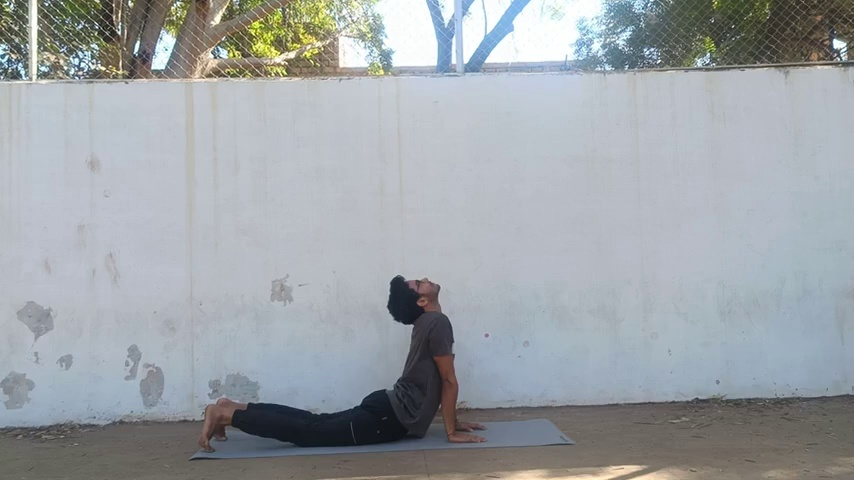
#> input picture YogaAsanaClassification/processed_data/raw_frames/bhujangasan/avg/Copy of VID20250127140611/012.jpg, 854 x 480 px, found by its file name; its folder holds only this picture in this run
$ python resize_normalize.py
#> lines starting #> are read from the running program, lines starting #| are printed output that depends on the picture
import cv2
import os
from pathlib import Path

INPUT_DIR = r"C:\Users\vrand\23UADS4171-Vranda-Manihar-NNLAB-2025-3\YogaAsanaClassification\processed_data\raw_frames"
OUTPUT_DIR = r"C:\Users\vrand\23UADS4171-Vranda-Manihar-NNLAB-2025-3\YogaAsanaClassification\processed_data\resized_frames"

IMG_SIZE = (224, 224)

def process_and_save_image(image_path, output_path):
    img = cv2.imread(image_path)
#> img is the input picture: shape (480, 854, 3); mean B, G, R 167.5, 163.3, 158
    img_resized = cv2.resize(img, IMG_SIZE)
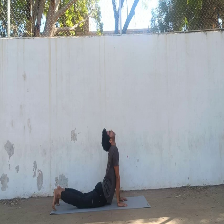
#> img_resized: shape (224, 224, 3); mean B, G, R 167.4, 163.3, 158
    img_normalized = img_resized / 255.0
    img_bgr = (img_normalized * 255).astype('uint8')
    cv2.imwrite(output_path, img_bgr)

def resize_all():
    for asana in os.listdir(INPUT_DIR):
        for quality in os.listdir(os.path.join(INPUT_DIR, asana)):
            for video_folder in os.listdir(os.path.join(INPUT_DIR, asana, quality)):
                input_video_folder = os.path.join(INPUT_DIR, asana, quality, video_folder)
                output_video_folder = os.path.join(OUTPUT_DIR, asana, quality, video_folder)
                os.makedirs(output_video_folder, exist_ok=True)

                for frame in os.listdir(input_video_folder):
                    in_frame_path = os.path.join(input_video_folder, frame)
                    out_frame_path = os.path.join(output_video_folder, frame)
                    process_and_save_image(in_frame_path, out_frame_path)

if __name__ == "__main__":
    resize_all()

$ run again, on YogaAsanaClassification/processed_data/raw_frames/bhujangasan/avg/Copy of VID20250127143337/007.jpg
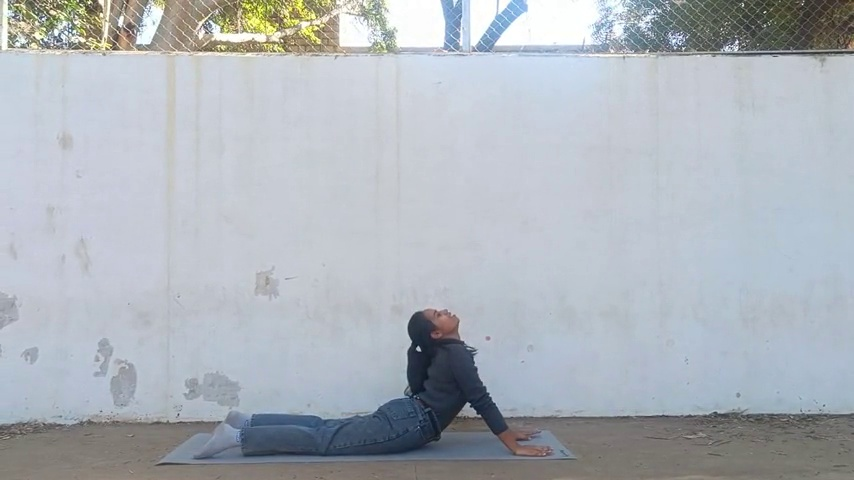
#> input picture YogaAsanaClassification/processed_data/raw_frames/bhujangasan/avg/Copy of VID20250127143337/007.jpg, 854 x 480 px, found by its file name
#> in process_and_save_image, img is the input picture: shape (480, 854, 3); mean B, G, R 187.1, 180.1, 174
#> in process_and_save_image, `img_resized = cv2.resize(img, IMG_SIZE)`:
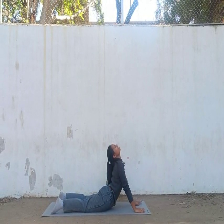
#> img_resized: shape (224, 224, 3); mean B, G, R 187.1, 180.1, 174
